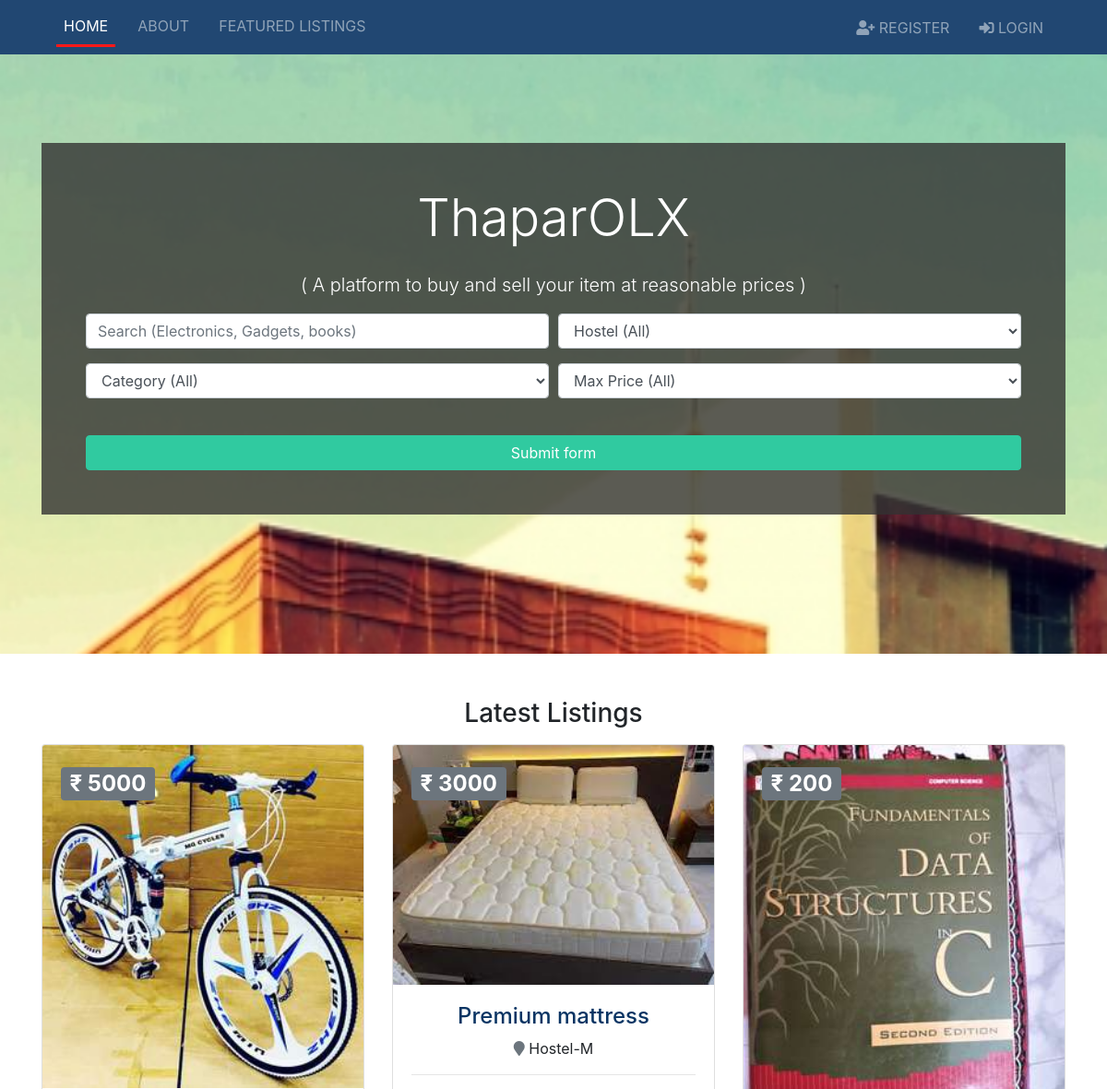
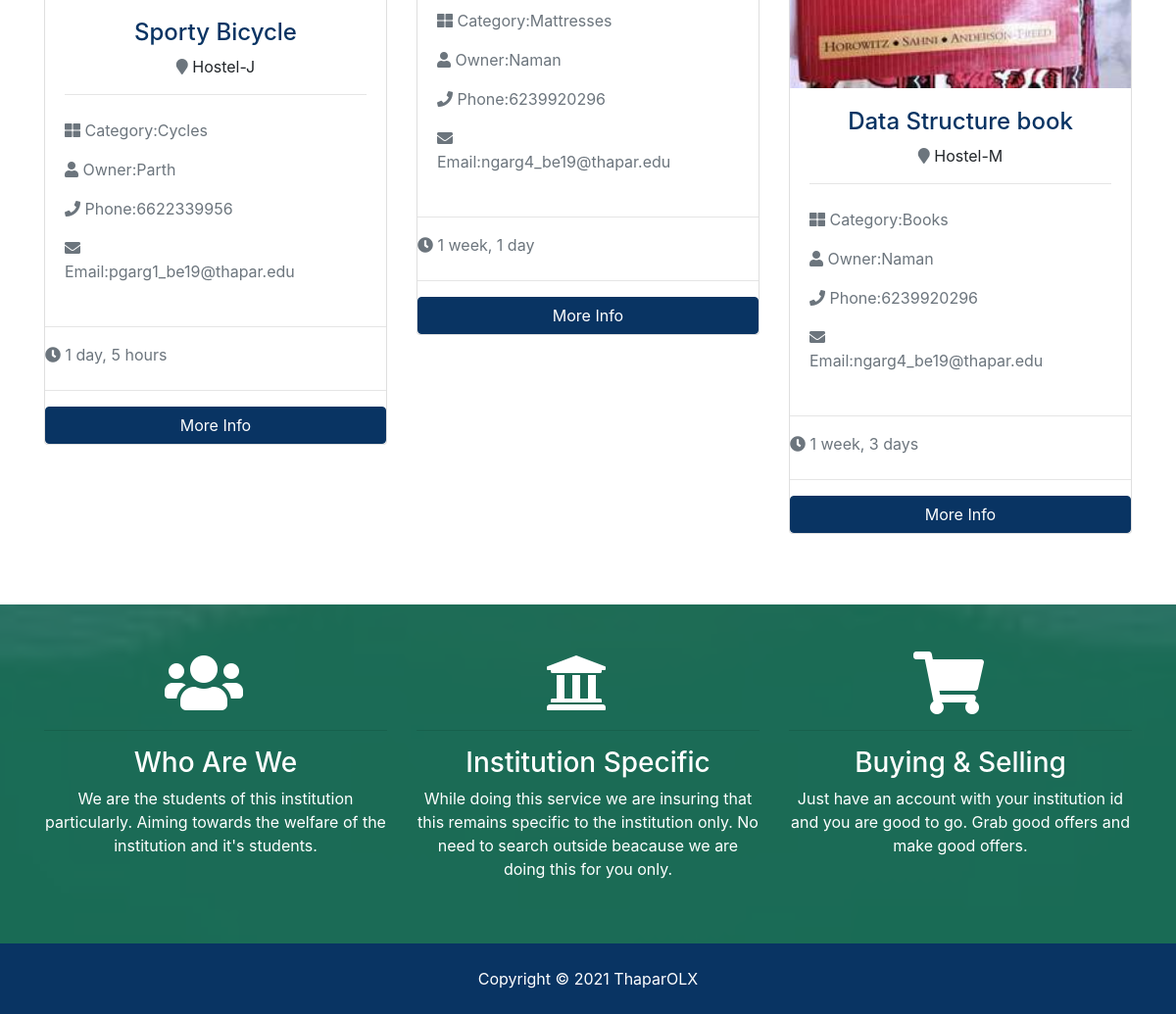
The page / on the database its author committed (2 pictures, top to bottom).
### listings/models.py (models this page shows, shortened)
class Listing(models.Model):
    owner = models.ForeignKey(User, on_delete=models.CASCADE)
    title = models.CharField(max_length=100)
    category = models.CharField(max_length=100)
    address = models.CharField(max_length=100)
    description = models.TextField(blank=True)
    price = models.IntegerField()
    total_rating = models.IntegerField(null=True)
    no_of_rating = models.IntegerField(null=True)
    photo_main = models.ImageField(upload_to='photos/%Y/%m/%d/')
    photo_1 = models.ImageField(upload_to='photos/%Y/%m/%d/', blank=True)
    photo_2 = models.ImageField(upload_to='photos/%Y/%m/%d/', blank=True)
    photo_3 = models.ImageField(upload_to='photos/%Y/%m/%d/', blank=True)
    photo_4 = models.ImageField(upload_to='photos/%Y/%m/%d/', blank=True)
    photo_5 = models.ImageField(upload_to='photos/%Y/%m/%d/', blank=True)
    photo_6 = models.ImageField(upload_to='photos/%Y/%m/%d/', blank=True)
    is_published = models.BooleanField(default=True)
    list_date = models.DateField(default=datetime.now)

### core/models.py (models this page shows)
class User(AbstractBaseUser, PermissionsMixin):
    username = models.CharField(max_length=200, unique=True)
    email = models.EmailField(max_length=255, unique=True)
    first_name = models.CharField(max_length=100)
    last_name = models.CharField(max_length=100)
    favourites = models.CharField(max_length=200,default='')
    rate_listing = models.CharField(max_length=200,default='')
    phone = models.BigIntegerField(default=0, unique=True)
    roll_no = models.BigIntegerField(default=0, unique=True)
    is_active = models.BooleanField(default=True)
    is_staff = models.BooleanField(default=False)
    objects = UserManager()
    USERNAME_FIELD = 'username'

### pages/views.py (the view)
# urls.py: path('',views.index,name='index'),
def index(request):
    listings = Listing.objects.order_by('-list_date').filter(is_published=True)[:3]
    context = {
        'listings': listings,
        'price_choices': price_choices,
        'address_choices': address_choices,
        'category_choices': category_choices,
    }
    return render(request, 'pages/index.html', context)

### templates/pages/index.html (shortened to what this page needs)
{% extends 'base.html' %}
{% block content %}
<section id="showcase">
    <div class="container text-center">
      <div class="home-search p-5">
        <div class="overlay p-5">
          <h1 class="display-4 mb-4">
            ThaparOLX
          </h1>
          <p class="lead">
           ( A platform to buy and sell your item at reasonable prices )</p>
           <div class="search">
            <form action="{% url 'search' %}">
              <div class="form-row">
                <div class="col-md-6 mb-3">
                  <input type="text" name="keywords" class="form-control" placeholder="Search (Electronics, Gadgets, books)">
                </div>
                <div class="col-md-6 mb-3">
                  <select name="address" class="form-control">
                    <option selected="true" disabled="disabled">Hostel (All)</option>
                  </select>
                </div>
              </div>
              <div class="form-row">
                <div class="col-md-6 mb-3">
                  <select name="category" class="form-control">
                    <option selected="true" disabled="disabled">Category (All)</option>
                  </select>
                </div>
                <div class="col-md-6 mb-3">
                  <select name="price" class="form-control">
                    <option selected="true" disabled="disabled">Max Price (All)</option>
                  </select>
                </div>
              </div>
              <button class="btn btn-secondary btn-block mt-4" type="submit">Submit form</button>
            </form>
          </div>
        </div>
      </div>
    </div>
  </section>
  <section id="listings" class="py-5">
    <div class="container">
      <h3 class="text-center mb-3">Latest Listings</h3>
      <div class="row">
        {% if listings %}
        {% for listing in listings %}
        <div class="col-md-6 col-lg-4 mb-4">
          <div class="card listing-preview">
            <img class="card-img-top" src="{{ listing.photo_main.url }}" alt="">
            <div class="card-img-overlay">
              <h2>
                <span class="badge badge-secondary text-white">₹ {{ listing.price }}</span>
              </h2>
            </div>
            <div class="card-body">
              <div class="listing-heading text-center">
                <h4 class="text-primary">{{listing.title}}</h4>
                <p>
                  <i class="fas fa-map-marker text-secondary"></i> {{listing.address}}</p>
              </div>
              <hr>
              <div class="row py-2 text-secondary">
                <div class="col-8">
                  <i class="fas fa-th-large"></i> Category:{{listing.category}}
                </div>
              </div>
              <div class="row py-2 text-secondary">
                <div class="col-8">
                  <i class="fas fa-user"></i> Owner:{{listing.owner.first_name}}
                </div>
                </div>
                <div class="row py-2 text-secondary">
                <div class="col-8">
                  <i class="fas fa-phone"></i> Phone:{{listing.owner.phone}}
                </div>
                </div>
                <div class="row py-2 text-secondary">
              <div class="col-10">
                <i class="fas fa-envelope"></i> Email:{{listing.owner.email}}
                </div>
            </div>
            </div>
              <hr>
              <div class="row text-secondary pb-2">
                <div class="col-6">
                  <i class="fas fa-clock"></i>   {{listing.list_date | timesince }}</div>
              </div>
              <hr>
              <a href="{% url 'listing' listing.id %}" class="btn btn-primary btn-block">More Info</a>
          </div>
        </div>
        {% endfor %}
        {% else %}
        <div class="col-md-12">
            <p>Currently there are no listings Available</p>
        </div>
        {%endif%}
      </div>
      </div>
  </section>
  <section id="services" class="py-5 bg-secondary text-white">
    <div class="container">
      <div class="row text-center">
        <div class="col-md-4">
          <i class="fas fa-users fa-4x mr-4"></i>
          <hr>
          <h3>Who Are We</h3>
          <p>We are the students of this institution particularly. Aiming towards the welfare of the institution and it's students.</p>
        </div>
        <div class="col-md-4">
          <i class="fas fa-university fa-4x mr-4"></i>
          <hr>
          <h3>Institution Specific</h3>
          <p>While doing this service we are insuring that this remains specific to the institution only. No need to search outside beacause we are doing this for you only.</p>
        </div>
        <div class="col-md-4">
          <i class="fas fa-shopping-cart fa-4x mr-4"></i>
          <hr>
          <h3>Buying & Selling</h3>
          <p>Just have an account with your institution id and you are good to go. Grab good offers and make good offers.</p>
        </div>
      </div>
    </div>
  </section>
{% endblock %}

### static/css/all.css (style rules this page uses)
.fa, .fas, .far, .fal, .fab { -moz-osx-font-smoothing: grayscale; -webkit-font-smoothing: antialiased; display: inline-block; font-style: normal; font-variant: normal; text-rendering: auto; line-height: 1; }
.fa-4x { font-size: 4em; }
.fa-clock:before { content: "\f017"; }
.fa-envelope:before { content: "\f0e0"; }
.fa-map-marker:before { content: "\f041"; }
.fa-phone:before { content: "\f095"; }
.fa-shopping-cart:before { content: "\f07a"; }
.fa-th-large:before { content: "\f009"; }
.fa-university:before { content: "\f19c"; }
.fa-user:before { content: "\f007"; }
.fa-users:before { content: "\f0c0"; }
.fa, .fas { font-family: 'Font Awesome 5 Free'; font-weight: 900; }

### static/css/style.css (style rules this page uses)
.btn-secondary { color: #fff !important; }
img { width: 100%; }
#showcase { background: url(../img/showcase.jpg) no-repeat top center fixed; background-size: cover; position: relative; min-height: 650px; color: #fff; padding-top: 6rem; }
#showcase .home-search { min-height: 400px; position: relative; border-radius: 5px; }
#showcase .overlay { content: ''; position: absolute; top: 0; left: 0; min-height: 400px; width: 100%; background: rgba(51, 51, 51, 0.8); }
#services { background: url(../img/bottombar.jpg) no-repeat top center fixed; background-size: cover; min-height: 300px; position: relative; overflow: hidden; }
#services::before { content: ''; position: absolute; top: 0; left: 0; min-height: 100%; width: 100%; background: rgba(32, 134, 107, 0.8); }
.listing-preview a { position: relative; }

### rows shown on the page
Listing: photo_main (picture), price "5000", title "Sporty Bicycle", address "Hostel-J", category "Cycles", owner.first_name "Parth", owner.phone "6622339956", owner.email "pgarg1_be19@thapar.edu", list_date "1 day, 5 hours"
Listing: photo_main (picture), price "3000", title "Premium mattress", address "Hostel-M", category "Mattresses", owner.first_name "Naman", owner.phone "6239920296", owner.email "ngarg4_be19@thapar.edu", list_date "1 week, 1 day"
Listing: photo_main (picture), price "200", title "Data Structure book", address "Hostel-M", category "Books", owner.first_name "Naman", owner.phone "6239920296", owner.email "ngarg4_be19@thapar.edu", list_date "1 week, 3 days"
